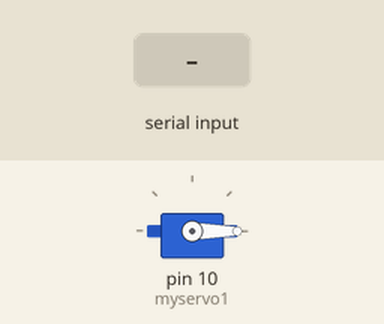
Simulated run of this sketch. Board: Arduino Uno, built with avr-gcc and run on an emulated ATmega328P. On the bench: servo. The inputs (shaded band) are chosen by the test bench.

Above: at 1.2 s.
1.3 s: ";\n" received over Serial
At 2.3 s:
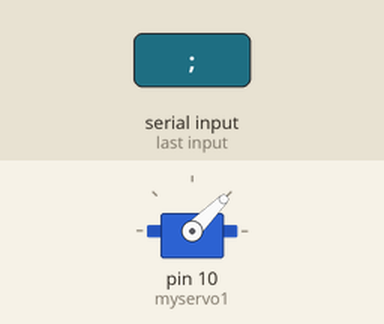
Timing chart, 0 to 4.3 s (numbered marks = the images above; inputs shaded):
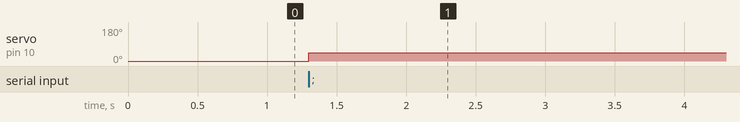

The sketch:

servo.ino
```cpp
#include <Servo.h>

Servo myservo1;
int angle = 0;
String msg = "";
byte parseStart = 0;

void setup() {
  myservo1.attach(10);
  Serial.begin(9600);

}

void loop() {
  myservo1.write(angle);
  if (Serial.available())
  {
    char in = Serial.read();
    if(!(in == '\n' || in == '|r'))
    {
      if(in == ';')
      {
        parseStart = 1;
      }
      if(in == '#')
      {
        parseStart = 2;
      }
      if ((parseStart == 2) && (in != '#'))
      {
        msg += in;
      }
    }
  }

  if(parseStart == 1)
  {
    int message = msg.toInt();
    if (message == 0)
    {
      myservo1.write(45);
      delay(3000);
      angle = 45;
    }
    if (message == 1)
    {
      myservo1.write(135);
      delay(3000);
      angle = 135;

    }
    if (message == 2)
    {
      myservo1.write(180);
      delay(3000);
      angle = 180;

    }
  }

}
```

Measured:
- after the input at 1.3 s, servo on pin 10 (myservo1): 0° → 45° at once
